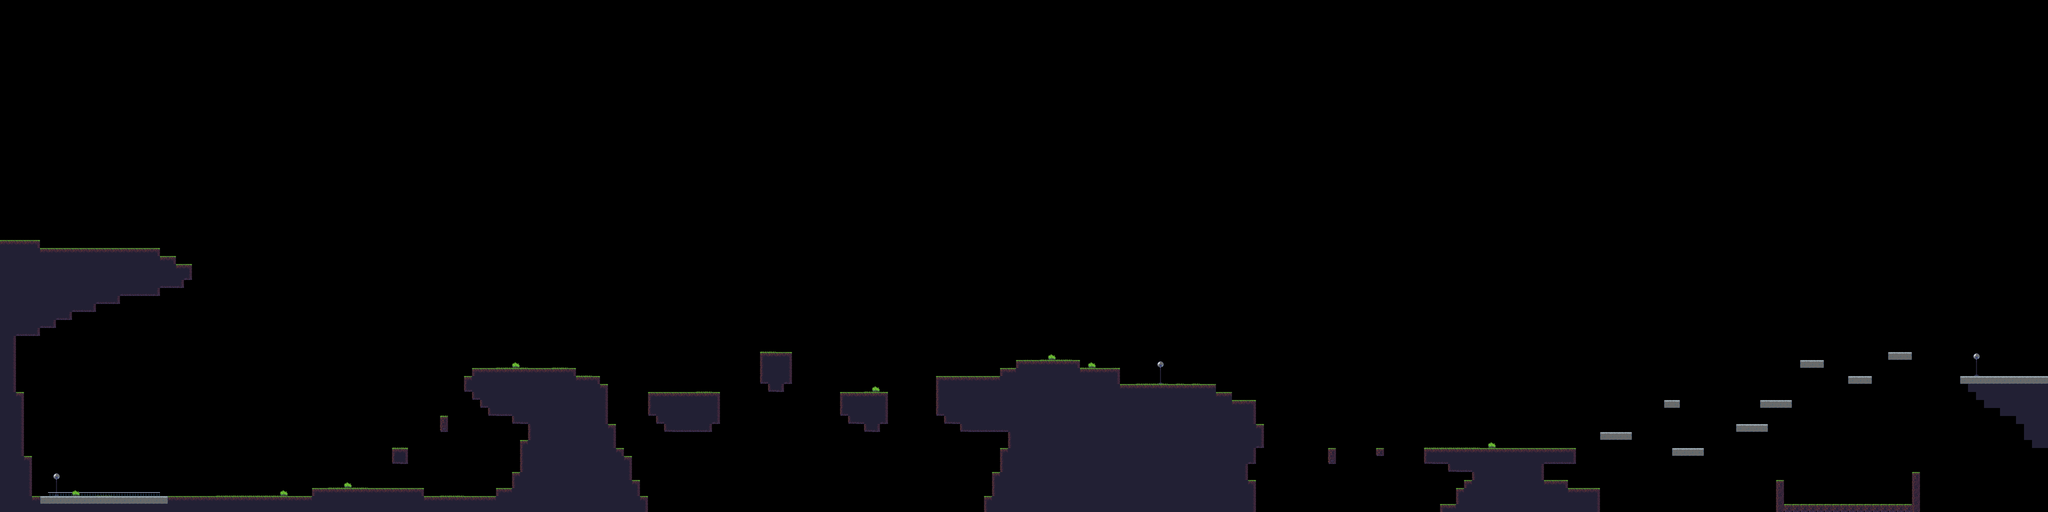

Below is a game level as drawn by its tile map, then a one-line description and the .tmx that defines it (tile-layer data replaced by summaries):
An orthogonal 256x64 tile map with 32x32 px tiles, 3 tile layers (Camada de Tiles 2, Camada de Tiles 4, Camada de Tiles 3), 1 hidden layer not drawn.

<map version="1.2" tiledversion="1.2.5" orientation="orthogonal" renderorder="right-down" width="256" height="64" tilewidth="32" tileheight="32" infinite="0" nextlayerid="5" nextobjectid="1">
 <tileset firstgid="1" source="Tileset.tsx" />
 <layer id="1" name="CollisionLayer" width="256" height="64" visible="0" opacity="0.47">
  <data>[16384 cells, 1574 non-empty, 1 distinct tile ids]</data>
 </layer>
 <layer id="2" name="Camada de Tiles 2" width="256" height="64">
  <data>[16384 cells, 1599 non-empty, 22 distinct tile ids]</data>
 </layer>
 <layer id="4" name="Camada de Tiles 4" width="256" height="64">
  <data>[16384 cells, 41 non-empty, 4 distinct tile ids]</data>
 </layer>
 <layer id="3" name="Camada de Tiles 3" width="256" height="64">
  <data>[16384 cells, 54 non-empty, 7 distinct tile ids]</data>
 </layer>
</map>
